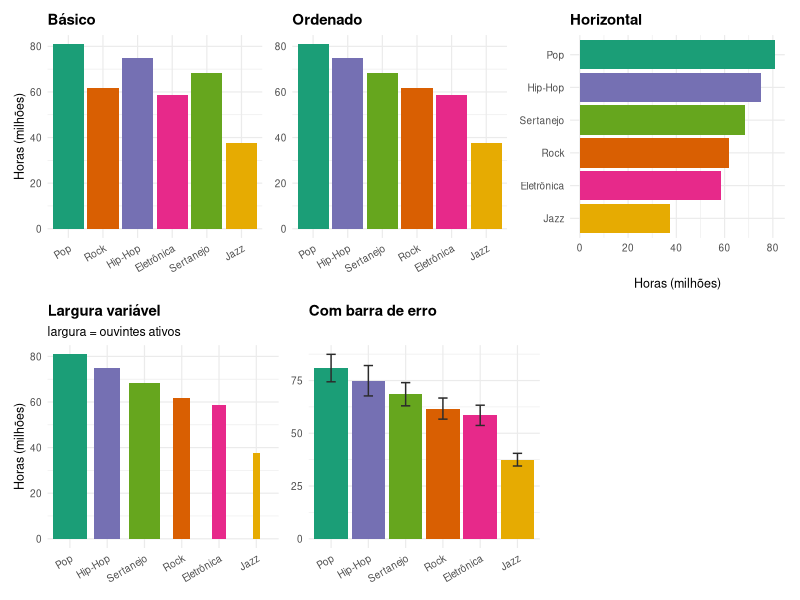

Reproduce this figure in R.
# Libraries
library(ggplot2)
library(dplyr)
library(forcats)
library(patchwork)
library(RColorBrewer)
library(jsonlite)

# Dados ficticios: horas de audicao (milhoes) por genero musical, quebradas por
# plataforma de streaming -- a granularidade completa (genero x plataforma) so
# e usada nos graficos irmaos (lollipop-streaming, barplot-agrupado-empilhado);
# aqui so a soma por genero importa, mas gerar do mesmo jeito nos 3 scripts
# mantem os numeros consistentes entre as paginas.
set.seed(5817)

generos <- c("Pop", "Rock", "Hip-Hop", "Eletrônica", "Sertanejo", "Jazz")
plataformas <- c("Spotify", "Deezer", "YouTube Music", "Amazon Music")

pesos_base <- list(
  "Pop"        = c(0.45, 0.15, 0.25, 0.15),
  "Rock"       = c(0.20, 0.30, 0.20, 0.30),
  "Hip-Hop"    = c(0.50, 0.10, 0.30, 0.10),
  "Eletrônica" = c(0.35, 0.20, 0.30, 0.15),
  "Sertanejo"  = c(0.15, 0.45, 0.20, 0.20),
  "Jazz"       = c(0.25, 0.25, 0.25, 0.25)
)
total_base <- c("Pop" = 82, "Rock" = 61, "Hip-Hop" = 74, "Eletrônica" = 58, "Sertanejo" = 69, "Jazz" = 34)

dados <- do.call(rbind, lapply(generos, function(g) {
  horas <- total_base[[g]] * pesos_base[[g]] + rnorm(4, 0, 1.2)
  data.frame(genero = g, plataforma = plataformas, horas = round(pmax(horas, 0.4), 1))
}))

# Segundas metricas, so usadas neste grafico (largura variavel / barra de erro)
ouvintes_ativos <- c("Pop" = 18.4, "Rock" = 9.2, "Hip-Hop" = 14.1, "Eletrônica" = 7.6, "Sertanejo" = 16.8, "Jazz" = 3.9)
desvio_semanal  <- c("Pop" = 6.5,  "Rock" = 5.0, "Hip-Hop" = 7.2,  "Eletrônica" = 4.8, "Sertanejo" = 5.5,  "Jazz" = 3.0)

total <- dados %>%
  group_by(genero) %>%
  summarise(horas = round(sum(horas), 1), .groups = "drop") %>%
  mutate(genero = factor(genero, levels = generos))

# Cada genero tem sua propria cor, fixa nas 5 variacoes -- alem de ficar mais
# vivo que uma barra so, a cor constante ajuda a "seguir" o mesmo genero
# quando ele muda de posicao/orientacao entre os paineis (e, na versao
# interativa, entre os estados animados).
paleta_generos <- setNames(brewer.pal(6, "Dark2"), generos)

# ---------------------------------------------------------------------------
# Estatico: poster 2x3 com 5 variacoes do mesmo dado -- cada painel corresponde
# a um dos 5 botoes da versao interativa (ver "Como foi feito" no README).
# ---------------------------------------------------------------------------
tema_poster <- theme_minimal(base_size = 9) +
  theme(axis.text.x = element_text(angle = 30, hjust = 1), plot.title = element_text(face = "bold"))

p1 <- ggplot(total, aes(x = genero, y = horas, fill = genero)) +
  geom_col() +
  scale_fill_manual(values = paleta_generos, guide = "none") +
  labs(title = "Básico", x = NULL, y = "Horas (milhões)") +
  tema_poster

total_ord <- total %>% mutate(genero = fct_reorder(genero, horas, .desc = TRUE))

p2 <- ggplot(total_ord, aes(x = genero, y = horas, fill = genero)) +
  geom_col() +
  scale_fill_manual(values = paleta_generos, guide = "none") +
  labs(title = "Ordenado", x = NULL, y = NULL) +
  tema_poster

p3 <- ggplot(total_ord, aes(x = fct_rev(genero), y = horas, fill = genero)) +
  geom_col() +
  scale_fill_manual(values = paleta_generos, guide = "none") +
  coord_flip() +
  labs(title = "Horizontal", x = NULL, y = "Horas (milhões)") +
  theme_minimal(base_size = 9) +
  theme(plot.title = element_text(face = "bold"))

total_larg <- total_ord %>% mutate(ouvintes = ouvintes_ativos[as.character(genero)])

p4 <- ggplot(total_larg, aes(x = genero, y = horas, width = ouvintes / max(ouvintes) * 0.9, fill = genero)) +
  geom_col() +
  scale_fill_manual(values = paleta_generos, guide = "none") +
  labs(title = "Largura variável", subtitle = "largura = ouvintes ativos", x = NULL, y = "Horas (milhões)") +
  tema_poster

total_erro <- total_ord %>% mutate(desvio = desvio_semanal[as.character(genero)])

p5 <- ggplot(total_erro, aes(x = genero, y = horas, fill = genero)) +
  geom_col() +
  scale_fill_manual(values = paleta_generos, guide = "none") +
  geom_errorbar(aes(ymin = horas - desvio, ymax = horas + desvio), width = 0.25, color = "#2b2b2b") +
  labs(title = "Com barra de erro", x = NULL, y = NULL) +
  tema_poster

poster <- (p1 | p2 | p3) / (p4 | p5 | plot_spacer())
ggsave("output.png", plot = poster, width = 11, height = 7, dpi = 150)

# ---------------------------------------------------------------------------
# Versao interativa: D3, com uma barra de botoes que anima a transicao entre
# as 5 variacoes acima -- as MESMAS barras (chave = genero) se reorganizam em
# vez de trocar de grafico. O R so exporta o dado bruto por genero; o D3
# recalcula ordenacao/escala/layout de cada estado sozinho.
# ---------------------------------------------------------------------------
viz <- list(
  meta = list(
    paletaGeneros = as.list(paleta_generos),
    nota = "Use os botões acima para alternar a variação; passe o cursor sobre uma barra pra ver os valores exatos."
  ),
  generos = generos,
  dados = lapply(generos, function(g) {
    list(
      genero = g,
      horas = total$horas[as.character(total$genero) == g],
      ouvintes = unname(ouvintes_ativos[[g]]),
      desvio = unname(desvio_semanal[[g]])
    )
  })
)

write_json(viz, "data.json", auto_unbox = TRUE, digits = NA)
